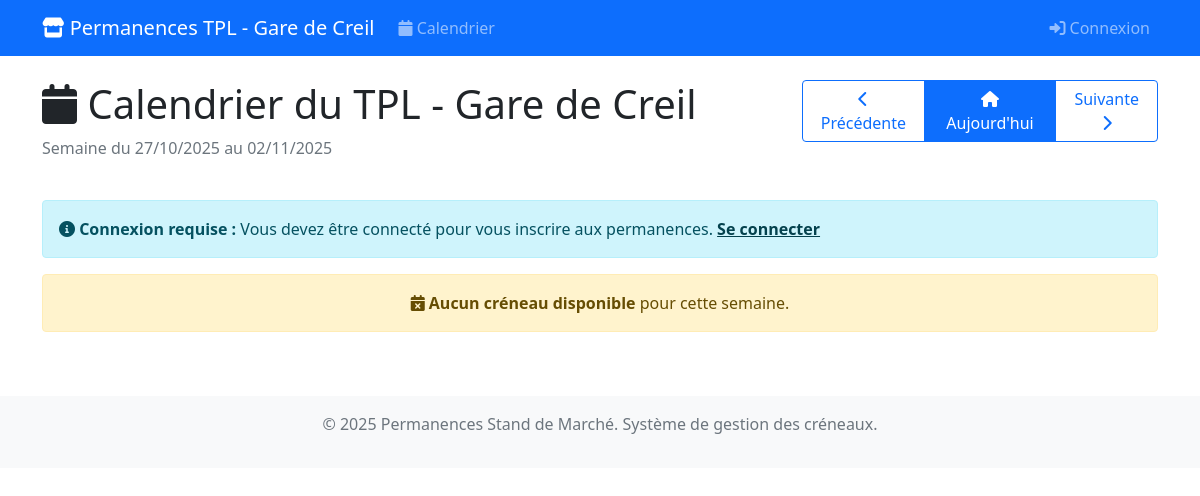
The app's page /permanences/, older data.
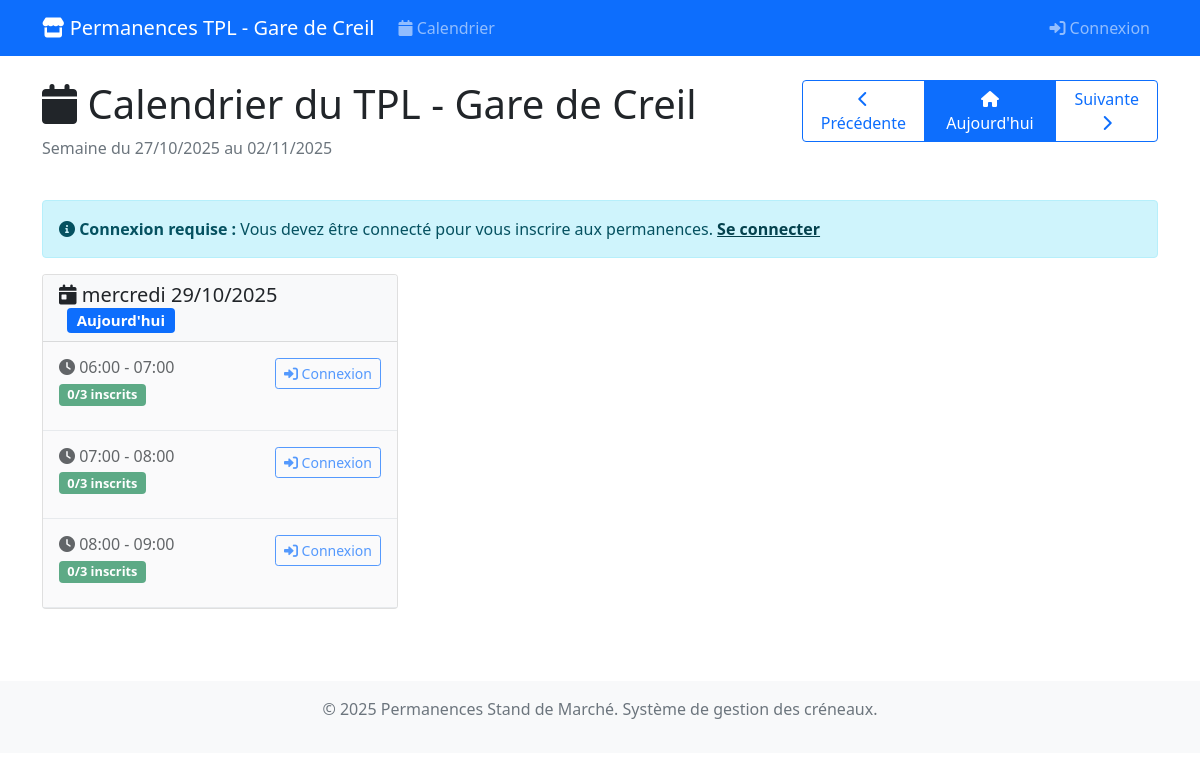
The same page, newer data.
### permanences/models.py (models this page shows, shortened)
class CreneauHoraire(models.Model):
    date = models.DateField(help_text="Date du créneau")
    heure_debut = models.TimeField(help_text="Heure de début du créneau")
    heure_fin = models.TimeField(help_text="Heure de fin du créneau")
    max_personnes = models.PositiveIntegerField(
        default=3,
        help_text="Nombre maximum de personnes autorisées pour ce créneau"
    )
    actif = models.BooleanField(default=True, help_text="Créneau disponible pour inscription")
    class Meta:
        verbose_name = "Créneau horaire"
        verbose_name_plural = "Créneaux horaires"
        unique_together = ['date', 'heure_debut']
        ordering = ['date', 'heure_debut']
    @property
    def places_disponibles(self):
        try:
            inscriptions_count = self.inscriptions.filter(annulee=False).count()
            return max(0, self.max_personnes - inscriptions_count)
        except Exception:
            return self.max_personnes
    @property
    def complet(self):
        try:
            return self.places_disponibles <= 0
        except Exception:
            return False
    @property
    def est_passe(self):
        try:
            maintenant = datetime.now()
            creneau_datetime = datetime.combine(self.date, self.heure_debut)
            return creneau_datetime < maintenant
        except Exception:
            return False
    @property
    def inscriptions_actives(self):
        return self.inscriptions.filter(annulee=False)
    def get_user_inscription(self, user):
        if user.is_authenticated:
            return self.inscriptions.filter(utilisateur=user, annulee=False).first()
        return None

### permanences/views.py (the view)
# urls.py: path('', views.calendrier_permanences, name='calendrier'),
def calendrier_permanences(request):
    today = timezone.now().date()
    week_start = request.GET.get('week')
    if week_start:
        try:
            week_start = datetime.strptime(week_start, '%Y-%m-%d').date()
        except ValueError:
            week_start = today - timedelta(days=today.weekday())
    else:
        week_start = today - timedelta(days=today.weekday())
    week_end = week_start + timedelta(days=6)
    creneaux = CreneauHoraire.objects.filter(
        date__range=[week_start, week_end],
        actif=True
    ).prefetch_related('inscriptions__utilisateur').order_by('date', 'heure_debut')
    for creneau in creneaux:
        creneau.user_inscription = creneau.get_user_inscription(request.user)
    creneaux_par_jour = {}
    for creneau in creneaux:
        creneau.user_inscription = creneau.get_user_inscription(request.user)
        if creneau.date not in creneaux_par_jour:
            creneaux_par_jour[creneau.date] = []
        creneau.user_inscription = creneau.get_user_inscription(request.user)
        creneaux_par_jour[creneau.date].append(creneau)
    prev_week = week_start - timedelta(days=7)
    next_week = week_start + timedelta(days=7)
    context = {
        'creneaux_par_jour': creneaux_par_jour,
        'week_start': week_start,
        'week_end': week_end,
        'prev_week': prev_week,
        'next_week': next_week,
        'today': today,
    }
    return render(request, 'permanences/calendrier.html', context)

### templates/permanences/calendrier.html (shortened to what the changed rows need)
{% extends 'base.html' %}
{% block content %}
<div class="row mb-4">
    <div class="col-md-8">
        <h1><i class="fas fa-calendar"></i> Calendrier du TPL - Gare de Creil</h1>
    </div>
</div>
<div class="row">
    {% for date, creneaux in creneaux_par_jour.items %}
    <div class="col-md-6 col-lg-4 mb-4">
        <div class="card">
            <div class="card-header bg-light">
                <h5 class="card-title mb-0">
                    <i class="fas fa-calendar-day"></i>
                    {{ date|date:"l d/m/Y" }}
                    {% if date == today %}
                        <span class="badge bg-primary ms-2">Aujourd'hui</span>
                    {% endif %}
                </h5>
            </div>
            <div class="card-body p-0">
                {% for creneau in creneaux %}
                <div class="creneau-card p-3 border-bottom
                    {% if creneau.est_passe %}passe{% endif %}
                    {% if creneau.user_inscription %}inscrit{% endif %}">
                    <div class="d-flex justify-content-between align-items-start">
                        <div>
                            <h6 class="mb-1">
                                <i class="fas fa-clock"></i>
                                {{ creneau.heure_debut|time:"H:i" }} - {{ creneau.heure_fin|time:"H:i" }}
                            </h6>
                            <div class="mb-2">
                                <span class="badge places-badge
                                    {% if creneau.complet %}bg-danger{% elif creneau.places_disponibles <= 1 %}bg-warning{% else %}bg-success{% endif %}">
                                    {{ creneau.inscriptions_actives.count }}/{{ creneau.max_personnes }} inscrits
                                </span>
                            </div>
                        </div>
                        <div class="text-end">
                            {% if user.is_superuser %}
                                {% if creneau.user_inscription %}
                                    <div class="mb-2">
                                        <span class="badge bg-info">
                                            <i class="fas fa-user"></i> Vous êtes inscrit
                                        </span>
                                    </div>
                                {% endif %}
                                {% if not creneau.est_passe %}
                                    <a href="{% url 'permanences:gestion' %}?week={{ week_start|date:'Y-m-d' }}" class="btn btn-sm btn-primary">
                                        <i class="fas fa-users-cog"></i> Gérer
                                    </a>
                                {% endif %}
                            {% else %}
                                <a href="{% url 'login' %}" class="btn btn-sm btn-outline-primary">
                                    <i class="fas fa-sign-in-alt"></i> Connexion
                                </a>
                            {% endif %}
                        </div>
                    </div>
                </div>
                {% empty %}
                <div class="p-3 text-center text-muted">
                    <i class="fas fa-calendar-times"></i>
                    Aucun créneau disponible
                </div>
                {% endfor %}
            </div>
        </div>
    </div>
    {% empty %}
    <div class="col-12">
        <div class="alert alert-warning text-center">
            <i class="fas fa-calendar-times"></i>
            <strong>Aucun créneau disponible</strong> pour cette semaine.
        </div>
    </div>
    {% endfor %}
</div>
{% endblock %}

Row changes from the older to the newer data that the page shows:
added CreneauHoraire: date "mercredi 29/10/2025", shows "Aujourd'hui", heure_debut "06:00", heure_fin "07:00", inscriptions_actives.count "0", max_personnes "3"
added CreneauHoraire: heure_debut "07:00", heure_fin "08:00", inscriptions_actives.count "0", max_personnes "3", shown under "mercredi 29/10/2025"
added CreneauHoraire: heure_debut "08:00", heure_fin "09:00", inscriptions_actives.count "0", max_personnes "3", shown under "mercredi 29/10/2025"
Text that changed along with them:
text no longer shown: "Aucun créneau disponible pour cette semaine."
